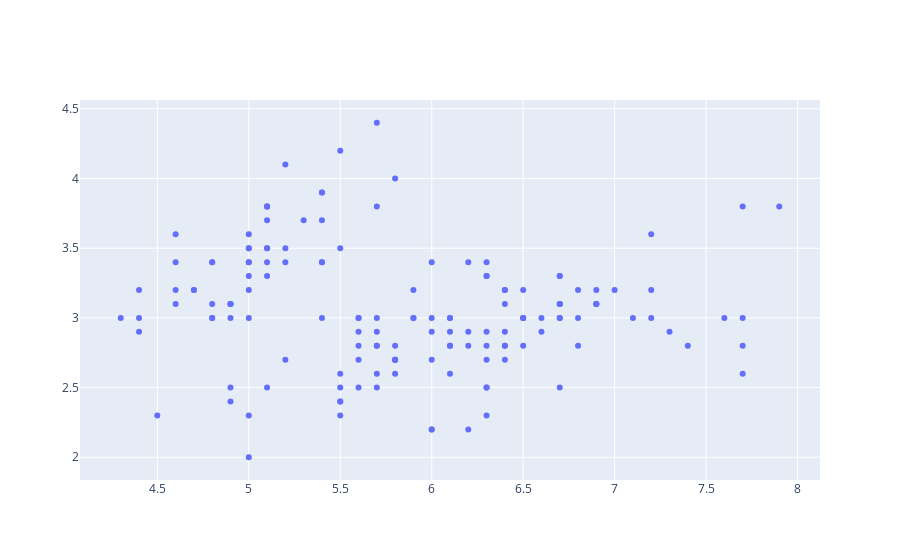

The code cell stored with this chart in its notebook:
### Code cell
points=go.Scatter(x=data['SepalLength'],y=data['SepalWidth'],mode='markers')
fig=go.Figure(points)
fig.show()

### Figure 1 — Plotly figure (JSON) as saved in the notebook; plotly's stock layout.template omitted (floating-point values rounded to 4 significant figures; data arrays with more than 128 entries replaced by an {"elided": "..."} marker saying what was removed)
{"data": [{"mode": "markers", "type": "scatter", "x": {"elided": "150 float values"}, "y": {"elided": "150 float values"}}], "layout": {}}
